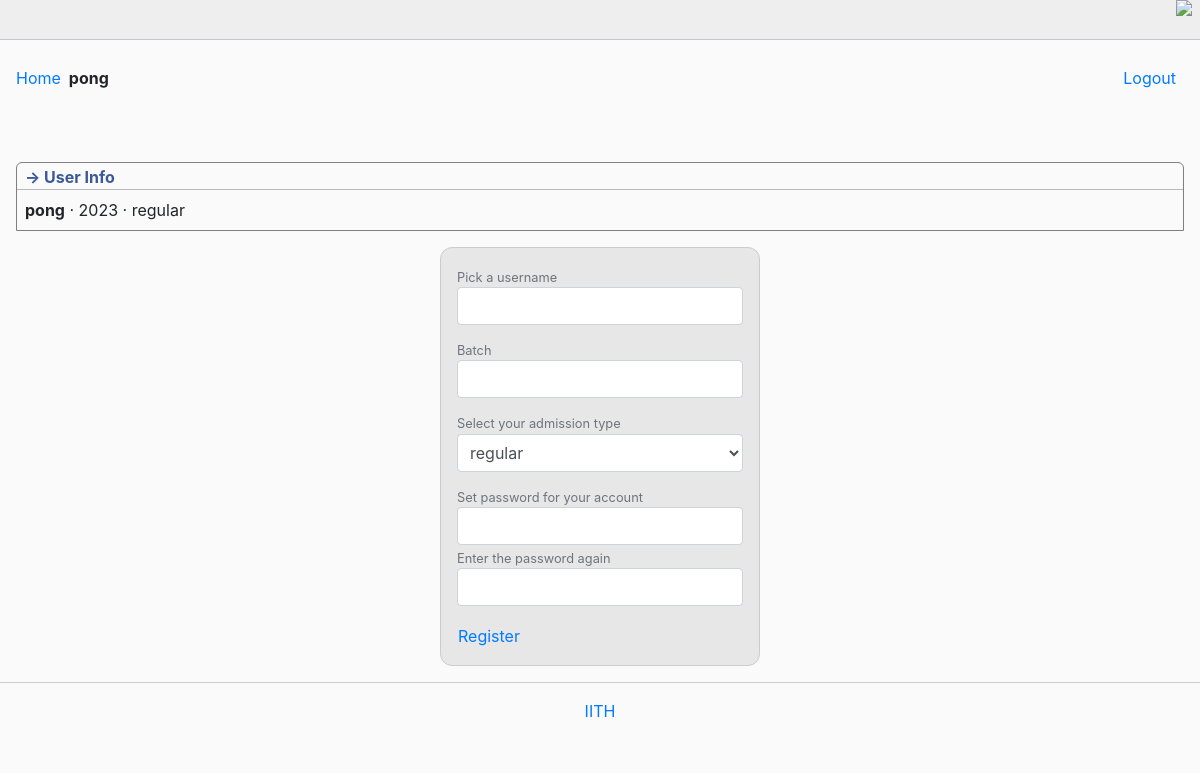
The app's page /register (signed in) with its own data.
### sle/models.py (models this page shows, shortened)
class User(AbstractUser):
    batch = models.IntegerField(default=2020)
    admission_type_choices = {
        'regular': 'regular',
        'non-regular': 'distance'
    }
    admission_type = models.CharField(max_length=20, default='regular', choices=admission_type_choices)

### sle/views.py (the view)
# urls.py: path('register', views.register, name='register'),
def register(req):
    if req.method == "POST":
        username = req.POST["username"]
        password = req.POST["password"]
        confirmation = req.POST["confirmation"]
        if password != confirmation:
            return render(req, "sle/register.html", {
                "message": "Passwords must match."
            })
        batch = req.POST['batch']
        adtype = req.POST['adtype']
        try:
            user = User.objects.create_user(
                username=username,
                password=password,
                batch=batch,
                admission_type=User.admission_type_choices[adtype]
            )
            user.save()
        except IntegrityError:
            return render(req, "sle/register.html", {
                "message": "Username already taken."
            })
        login(req, user)
        return HttpResponseRedirect(reverse(index))
    else:
        return render(req, "sle/register.html")

### sle/templates/sle/register.html (shortened to what this page needs)
{% extends 'sle/layout.html' %}
{% block body %}
<div class="auto-margin">
    <form action="{% url 'register' %}" method="post">
        <div class="form-group">
          <small class="form-text text-muted">Pick a username</small>
          <input type="text" class="form-control" name="username">
        </div>
        <div class="form-group">
          <small class="form-text text-muted">Batch</small>
          <input type="text" class="form-control" name="batch">
        </div>
        <div class="form-group">
          <small class="form-text text-muted">Select your admission type</small>
          <select name="adtype" class="form-control">
            <option value="regular">regular</option>
          </select>
        </div>
        <div class="form-group">
            <small class="form-text text-muted">Set password for your account</small>
            <input type="password" class="form-control" name="password">
            <small class="form-text text-muted">Enter the password again</small>
            <input type="password" class="form-control" name="confirmation">
        </div>
        <button type="submit" class="btn btn-link">Register</button>
      </form>
</div>
{% endblock %}

### sle/templates/sle/layout.html (shortened to what this page needs)
{% load static %}
<!DOCTYPE html>
<html lang="en">
<head>
    <link rel="stylesheet" href="https://stackpath.bootstrapcdn.com/bootstrap/4.4.1/css/bootstrap.min.css">
    <link rel="stylesheet" href="{% static 'sle/style.css' %}">
</head>
<body>
    <div class="mobile-toolbar">
        <div class="mobile-toolbar-internals">
            <img src="//codeforces.org/s/58961/images/icons/icons-ellipsis-v.png" class="mobile-toolbar-sidebar" onclick="hide()">
        </div>
    </div>
    <div id="body">
        <div id="header">
            <div style="float: left;"><a href="{% url 'index' %}">Home</a></div>
            {% if user.is_authenticated %}
            <strong>{{user.username}}</strong>
            <div class="sign-in-links">
                <a href="{% url 'logout' %}">Logout</a>
            </div>
            {% endif %}
        </div>
        {% if user.is_authenticated %}
        <div class="boxit borderTopRound">
            <div class="caption titled">&rightarrow; User Info</div>
            <div style="padding: 0.5rem;">
                <strong>{{user.username}}</strong> &centerdot; {{ user.batch }} &centerdot; {{ user.admission_type }}
            </div>
        </div>
        {% endif %}
        {% block body %}
        {% endblock %}
        <div id="footer">
            <div><a href="#">IITH</a></div>
        </div>
    </div>
</body>
</html>

### sle/static/sle/style.css (style rules this page uses)
* { box-sizing: border-box; }
body { background-color: #fafafa; }
#body { padding: 1rem 0; max-width: 1200px; min-width: auto; margin: 0 auto; }
#header { min-height: 5rem; margin: 0 1rem; }
#header a { margin-right: 0.5rem; }
.sign-in-links { float: right; }
html .borderTopRound { border-top-left-radius: var(--border-radius); border-top-right-radius: var(--border-radius); }
:root { --border-radius: 6px; --notice-color: #888; --border-color: rgb(185, 185, 185); --muted-color: #666; --highlighted-blue-color: #def; --highlighted-green-color: #E8F5E9; }
.boxit { border: 1px solid grey; margin: 1rem; }
#footer { margin-top: 1rem; padding-top: 1rem; border-top: 1px solid #ccc; text-align: center; font-size: 1em; clear: both; height: 4em; }
.boxit .titled { padding-left: 0.5rem; border-bottom: 1px solid #b9b9b9; }
.boxit .caption { color: #3b5998; font-weight: 700; margin-top: 2px; position: relative; }
.caption { font-weight: 700; color: #3b5998; }
.btn { font-size: 16px; padding: 0px; }
.auto-margin { margin-left: auto; margin-right: auto; width: 20rem; background-color: #e7e7e7; padding: 1rem; border: 1px solid #ccc; border-radius: 0.75rem; }
.form-control { padding: 0.25rem 0.5rem; }
.mobile-toolbar { background-color: #eeeeef; border-bottom: 1px solid #C6C7CC; margin-bottom: 10px; margin-inline: auto; }
@media only screen and (max-device-width: 8000px) { .mobile-toolbar { display: block; height: 2.5rem; } }
.mobile-toolbar-internals { height: 100%; padding-inline: 0.5rem; }
.mobile-toolbar-sidebar { float: right; }
@media only screen and (max-device-width: 8000px) { .mobile-toolbar-sidebar { margin-left: 3px; margin-bottom: 6px; max-width: 32px; max-height: 32px; } }

### records on screen
User: username "pong", batch "2023", admission_type "regular"
